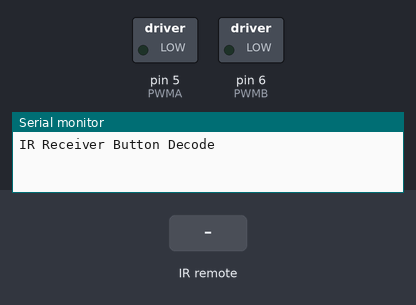
A sketch run on a simulated Arduino Uno, built with avr-gcc and run on an emulated ATmega328P. Parts: switched loads named in the sketch (green lamp = pin HIGH), the last lines printed to the serial monitor. Inputs (shaded band) come from the test bench.

Above: at 1.2 s.
1.3 s: infrared code 0xFF629D received
At 2.0 s:
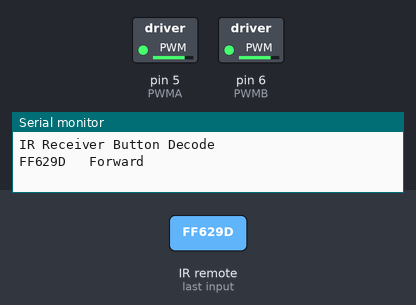
2.8 s: infrared code 0xFF22DD received
At 3.1 s:
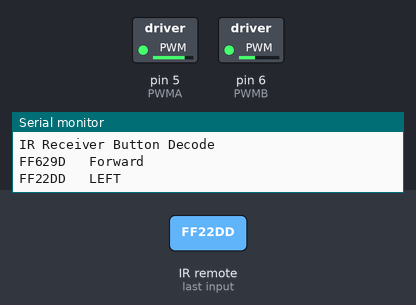
4.8 s: infrared code 0xFFC23D received
At 5.2 s:
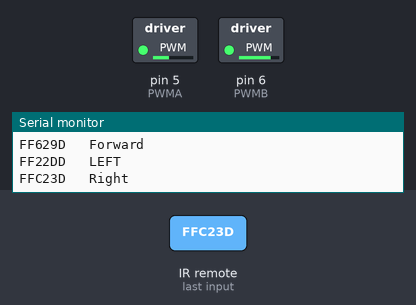
6.8 s: infrared code 0xFF02FD received
At 7.4 s:
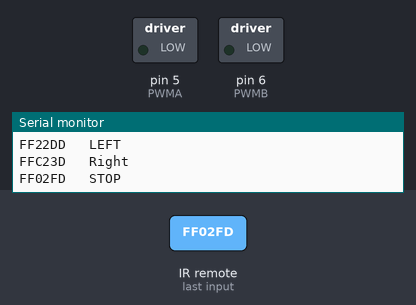
8.3 s: infrared code 0xFFA857 received
At 9.7 s:
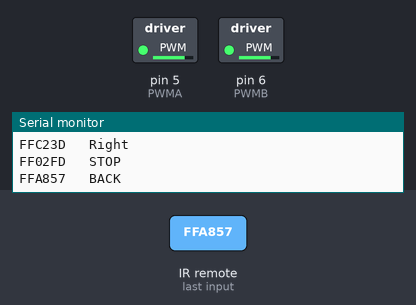
Timing chart, 0 to 11.3 s (numbered marks = the images above; inputs shaded):
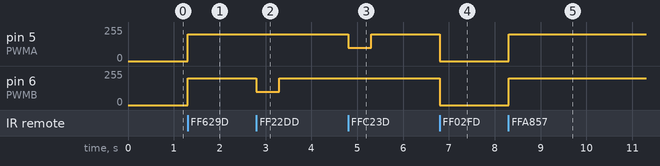

The sketch:

IR_Receiver.ino
```cpp
/*  Martin Hebel
    Adapted from Elegoo Super Starter Code

    IR REMOTE for Elegoo Robot Car 4

    Install IRremote.zip as a zip library

    Upload and press an IR remote button, use arrow keys at top to drive car, OK to stop.
    monitor key presses in Serial Monitor.
    */

#include "IRremote.h"

// define IO pin
#define PWMA  5    // Controls power to right motor
#define PWMB  6    // Controls power to left motor
#define AIN   7    // Controls direction of right motor, HIGH = FORWARD, LOW = REVERSE
#define BIN   8    // Controls direction of right motor, HIGH = FORWARD, LOW = REVERSE
#define STBY  3    // Place H-Bridge in standby if LOW, Run if HIGH

IRrecv irrecv(9);             // create instance of 'irrecv'
decode_results results;      // create instance of 'decode_results'

// define variables
int speedLeft = 0;  // holds the speed of left wheels
int speedRight = 0; // holds the speed of right wheels
char lastKey = ' ';           // store last pressed for repeating key actions

void setup() {
  Serial.begin(9600);
  Serial.println("IR Receiver Button Decode");
  irrecv.enableIRIn();
  digitalWrite(STBY, HIGH);  //Enable Motors to run
  setSpeeds(200,200);        // set speeds
}

void loop()
{
  int tmpValue;
  if (irrecv.decode(&results)) // have we received an IR signal?
  {
    Serial.print(results.value, HEX); // Display key code
    Serial.print("   ");
    switch(results.value)
      {   // each code corresponds to a button on the remote.
      case 0xFF629D:
        Serial.println("Forward");
        lastKey = 'f';    // store last button for repeat code when held
        forward();
        break;

      case 0xFF22DD:
        Serial.println("LEFT");
        lastKey = 'l';
        left();
        delay(500);
        forward();
        break;

      case 0xFF02FD:
        Serial.println("STOP");
        lastKey = 's';
        stop();
        break;

      case 0xFFC23D:
        Serial.println("Right");
        lastKey = 'r';
        right();
        delay(500);
        forward();
        break;

      case 0xFFA857:
        Serial.println("BACK");
        reverse();
        lastKey = 'b';
        break;


      case 0xFF6897:
        Serial.println("1");
        lastKey = '1';
        break;

      case 0xFF9867:
        Serial.println("2");
        lastKey = '2';
        break;

      case 0xFFB04F:
        Serial.println("3");
        lastKey = '3';
        break;

      case 0xFF30CF:
        Serial.println("4");
        lastKey = '4';
        break;

      case 0xFF18E7:
        Serial.println("5");
        lastKey = '5';
        break;

      case 0xFF7A85:
        Serial.println("6");
        lastKey = '6';
        break;

      case 0xFF10EF:
        Serial.println("7");
        lastKey = '7';
        break;

      case 0xFF38C7:
        Serial.println("8");
        lastKey = '8';
        break;

      case 0xFF5AA5:
        Serial.println("9");
        lastKey = '9';
        break;

      case 0xFF42BD:
        Serial.println("*");
        lastKey = '*';
        break;

      case 0xFF4AB5:
        Serial.println("0");
        lastKey = '0';
        break;

      case 0xFF52AD:
        Serial.println("#");
        lastKey = '#';
        break;

      case 0xFFFFFFFF:
          Serial.print("Repeat: ");
          Serial.println(lastKey);
          if (lastKey == 'l'){    // repeat left turns if held
            left();
            delay(500);
            forward();
           }
          break;

          if (lastKey == 'r'){    // repeat right turns if held
            right();
            delay(500);
            forward();
           }
          break;


      default:
        Serial.println("?");
        lastKey = ' ';
        break;
      }// End Case

  irrecv.resume(); // receive the next value
  }
}

void setSpeeds(int leftSpeed, int rightSpeed){    // stores speeds in variables to be used when driving
  speedLeft = leftSpeed;
  speedRight = rightSpeed;
}

void forward(){             // drives both motors in forward direction at set speed
  digitalWrite(AIN, HIGH);
  digitalWrite(BIN, HIGH);
  analogWrite(PWMA, speedRight);
  analogWrite(PWMB, speedLeft);
}

void reverse(){             // drives both motors in reverse direction at set speed
  digitalWrite(AIN, LOW);
  digitalWrite(BIN, LOW);
  analogWrite(PWMA, speedRight);
  analogWrite(PWMB, speedLeft);
}

void stop(){                // stops drive on both motors
  analogWrite(PWMA, 0);
  analogWrite(PWMB, 0);
}

void left(){                // turns left with 1/2 speed on left going forward
  digitalWrite(AIN, HIGH);
  digitalWrite(BIN, HIGH);
  analogWrite(PWMA, speedRight);
  analogWrite(PWMB, speedLeft / 2);
}

void right(){               // turns right with 1/2 speed on right going forward
  digitalWrite(AIN, HIGH);
  digitalWrite(AIN, HIGH);
  analogWrite(PWMA, speedRight / 2);
  analogWrite(PWMB, speedLeft);
}

void spinLeft(){            // spins left with right motor forward and left in reverse
  digitalWrite(AIN, HIGH);
  digitalWrite(BIN, LOW);
  analogWrite(PWMA, speedRight);
  analogWrite(PWMB, speedLeft);
}

void spinRight(){           // spins right with left motor going forward and right in reverse
  digitalWrite(AIN, LOW);
  digitalWrite(BIN, HIGH);
  analogWrite(PWMA, speedRight);
  analogWrite(PWMB, speedLeft);
}

// Function stopTime - accepts the time in milliSeconds to go into standby for, returns nothing
void stopTime(int mS){
  digitalWrite(STBY, LOW);    // Go into standby
  delay(mS);                  //  Wait defined time
  digitalWrite(STBY, HIGH);   //  Come out of standby
}
```

Measured:
- after the input at 1.3 s, pin 5 (PWMA), pin 6 (PWMB): 0/255 → 200/255 at once
- after the input at 2.8 s, pin 6 (PWMB): 200/255 → 100/255 at once, → 200/255 0.50 s later
- after the input at 4.8 s, pin 5 (PWMA): 200/255 → 100/255 at once, → 200/255 0.50 s later
- after the input at 6.8 s, pin 5 (PWMA), pin 6 (PWMB): 200/255 → 0/255 at once
- after the input at 8.3 s, pin 5 (PWMA), pin 6 (PWMB): 0/255 → 200/255 at once
